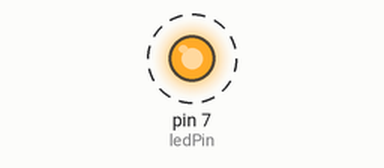
Simulated run of this sketch. Board: Arduino Uno, built with avr-gcc and run on an emulated ATmega328P. On the bench: output pins drawn as LEDs (lit = HIGH). Dashed ring = blinking. What the sketch prints to the serial monitor is not drawn.

Above: at 0.5 s.
Timing chart, 0 to 4.6 s (numbered marks = the images above):
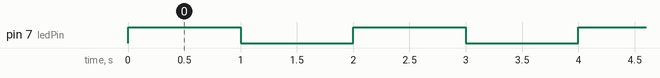

The sketch:

sketch_oct7a.ino
```cpp
const int ledPin = 7;

void setup() {
  pinMode (ledPin, OUTPUT);
  Serial.begin(9600);
}

void loop() {
  Serial.println("LED ON");
  digitalWrite(ledPin, HIGH);
  delay(1000);
  Serial.println("LED OFF");
  digitalWrite(ledPin, LOW);
  delay(1000);
}
```

Measured:
- by itself, pin 7 (ledPin): alternates HIGH for 1.0 s and LOW for 1.0 s
